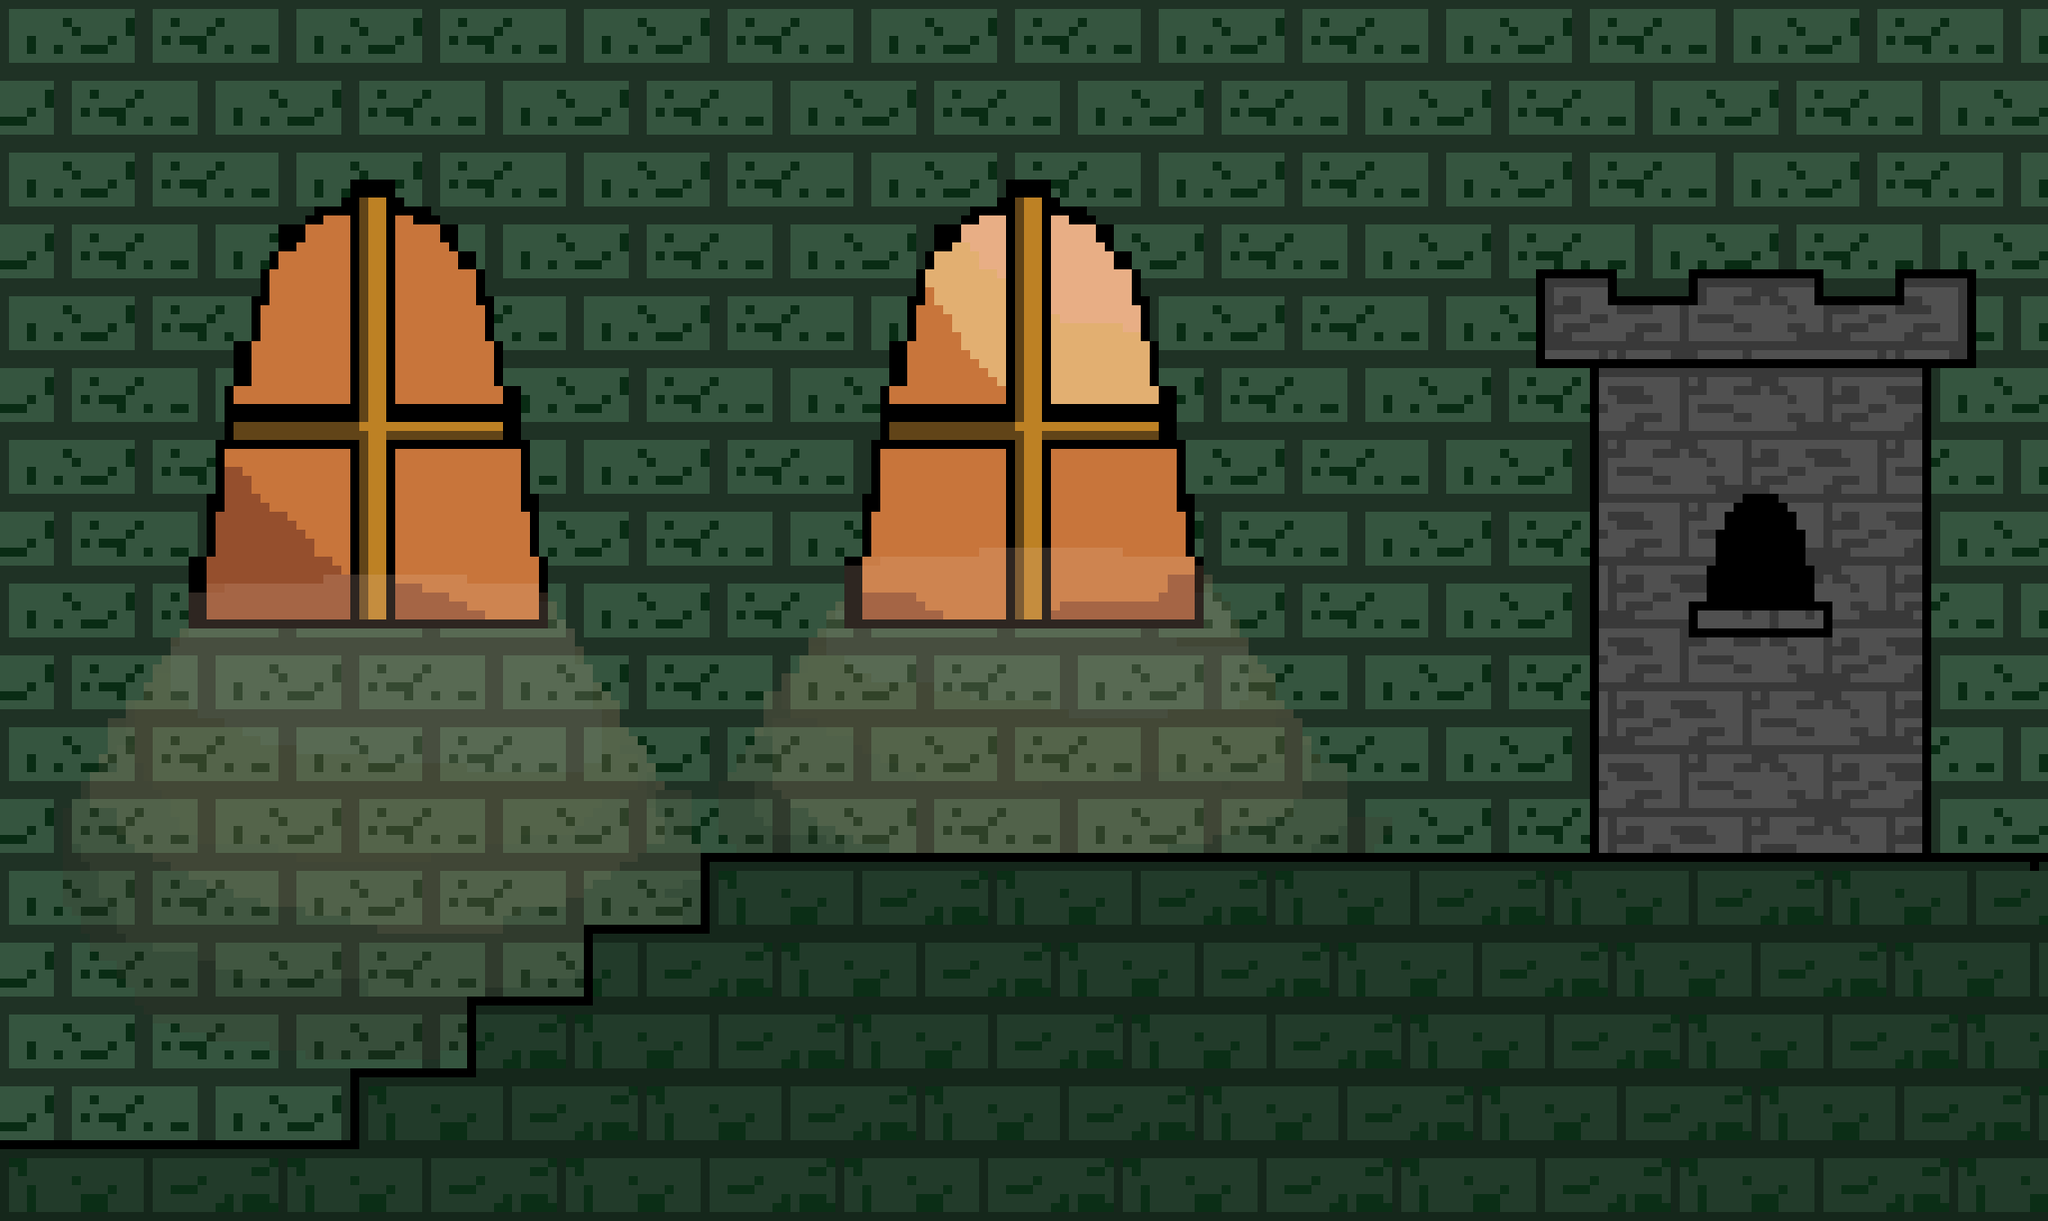

This game map was drawn from its Tiled (.tmx) file and the tilesets committed beside it. A one-line description and the trimmed map source follow:
An orthogonal 228x136 tile map with 10x10 px tiles, 7 tile layers (background, rtWindow, ltWindow, ground, ...), 8 tilesets.

<map version="1.0" tiledversion="1.1.6" orientation="orthogonal" renderorder="right-down" width="228" height="136" tilewidth="10" tileheight="10" infinite="0" nextobjectid="1">
 <tileset firstgid="1" name="backgroundTile" tilewidth="10" tileheight="10" tilecount="512" columns="32">
  <image source="backgroundTile.png" width="320" height="160" />
 </tileset>
 <tileset firstgid="513" name="groundTile" tilewidth="10" tileheight="10" tilecount="256" columns="32">
  <image source="groundTile.png" width="320" height="80" />
 </tileset>
 <tileset firstgid="769" name="towerTile" tilewidth="10" tileheight="10" tilecount="256" columns="32">
  <image source="towerTile.png" width="320" height="80" />
 </tileset>
 <tileset firstgid="1025" name="towerWindow" tilewidth="10" tileheight="10" tilecount="256" columns="16">
  <image source="Tower Window.png" width="160" height="160" />
 </tileset>
 <tileset firstgid="1281" name="outlineTile" tilewidth="10" tileheight="10" tilecount="192" columns="12">
  <image source="outlineTile.png" width="120" height="160" />
 </tileset>
 <tileset firstgid="1473" source="outlineTile.tsx" />
 <tileset firstgid="1665" name="rtWindowTile" tilewidth="10" tileheight="10" tilecount="9600" columns="80">
  <image source="Right Window.png" width="800" height="1200" />
 </tileset>
 <tileset firstgid="11265" name="ltWindowTile" tilewidth="10" tileheight="10" tilecount="9600" columns="80">
  <image source="Left Window.png" width="800" height="1200" />
 </tileset>
 <layer name="background" width="228" height="136">
  <data>[31008 cells, 31008 non-empty, 512 distinct tile ids]</data>
 </layer>
 <layer name="rtWindow" width="228" height="136">
  <data>[31008 cells, 7176 non-empty, 7176 distinct tile ids]</data>
 </layer>
 <layer name="ltWindow" width="228" height="136">
  <data>[31008 cells, 7500 non-empty, 7500 distinct tile ids]</data>
 </layer>
 <layer name="ground" width="228" height="136">
  <data>[31008 cells, 7216 non-empty, 248 distinct tile ids]</data>
 </layer>
 <layer name="tower" width="228" height="136">
  <data>[31008 cells, 2343 non-empty, 256 distinct tile ids]</data>
 </layer>
 <layer name="towerWindow" width="228" height="136">
  <data>[31008 cells, 256 non-empty, 256 distinct tile ids]</data>
 </layer>
 <layer name="outline" width="228" height="136">
  <data>[31008 cells, 497 non-empty, 18 distinct tile ids]</data>
 </layer>
 <imagelayer name="reference" opacity="0.2" offsetx="0" offsety="21.3333">
  <image source="../../Silver Knight/Assets/Tutorial Background.png" width="2250" height="1350" />
 </imagelayer>
</map>